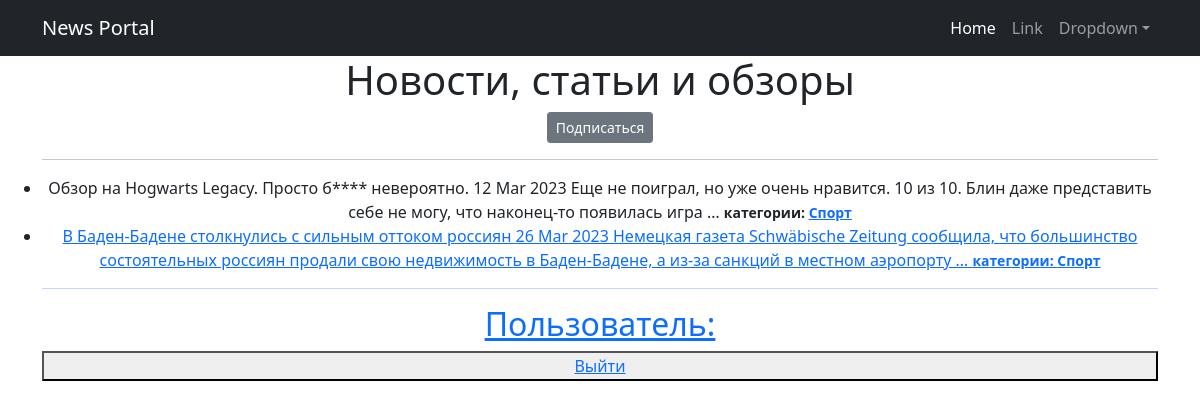
Page /posts/categories/5 on the committed database.
### accounts/models.py (models this page shows, shortened)
class Post(models.Model):
    var = models.CharField(max_length = 2, choices = VARS, default = news)
    datetime_of_post = models.DateTimeField(auto_now_add = True)
    topic = models.CharField(null = True, max_length=64)
    text_of_topic = models.TextField(null = True)
    rate_of_post = models.IntegerField(default = 0)
    author = models.ForeignKey(Author, on_delete = models.CASCADE)
    category = models.ManyToManyField(Category, through = 'PostCategory')

class Category(models.Model):
    name_of_category = models.CharField(max_length = 2, unique = True)
    subscribers = models.ManyToManyField(User, related_name = 'categories')
    def __str__(self):
        return self.name_of_category

### accounts/views.py (the view)
# urls.py: path('categories/<int:pk>', CategoryListView.as_view(), name='category_list'),
class CategoryListView(ListView):
    model = Post
    template_name = 'category_list.html'
    context_object_name = 'category_news_list'
    def get_queryset(self):
        self.category = get_object_or_404(Category, id = self.kwargs['pk'])
        queryset = Post.objects.filter(category = self.category).order_by()
        return queryset
    def get_context_data(self, **kwargs):
        context = super().get_context_data(**kwargs)
        context['is_not_subscriber'] = self.request.user not in self.category.subscribers.all()
        context['category'] = self.category
        return context

### accounts/templatetags/custom_filters.py (called while the page is built)
@register.filter(name = 'censor')
def censor(text):
    for word in BAD_WORD:
        if word in text:
            text = text.replace(word[1:len(word)], f'{len(word) * "*"}')
            return text
        else:
            return text

### templates/category_list.html (shortened to what this page needs)
{% extends 'flatpages/default.html' %}
{% load custom_filters %}
{% load custom_tags %}
{% block content %}
<h1>Новости, статьи и обзоры</h1>
    {% if is_not_subscriber %}
<p class = "text-center"><a href = "{% url 'subscribe' category.id %}" class = "btn btn-secondary btn-sm">Подписаться</a></p>
    {% endif %}
<hr>
<ul class = "list-group list-group-flush">
    {% for post in category_news_list %}
    <li class = "list-froup-item">
        <td>{{ post.topic |censor}}</td>
        <td>{{ post.datetime_of_post|date:'d M Y' }}</td>
        <td>{{ post.text_of_topic |truncatewords:20 |censor}}</td>
        <small class = "fw-bold"> категории:
            {% for category in post.category.all %}
                <a href = "{% url 'category_list' category.id %}">{{ category }}
            {% endfor %}
        </small>
    </li>
    {% endfor %}
<hr>
<h2>Пользователь: {{ request.user.username }}</h2>
<button><a href="http://127.0.0.1:8000/sign/logout/">Выйти</a></button>
{% endblock content %}

### rows in the picture
Post: topic|censor "Обзор на Hogwarts Legacy. Просто б**** невероятно.", datetime_of_post "12 Mar 2023", text_of_topic|censor "Еще не поиграл, но уже очень нравится. 10 из 10. Блин даже представить себе не могу, что наконец-то появилась игра …"
Category: name_of_category "Спорт"
Post: topic|censor "В Баден-Бадене столкнулись с сильным оттоком россиян", datetime_of_post "26 Mar 2023", text_of_topic|censor "Немецкая газета Schwäbische Zeitung сообщила, что большинство состоятельных россиян продали свою недвижимость в Баден-Бадене, а из-за санкций в местном аэропорту …"
